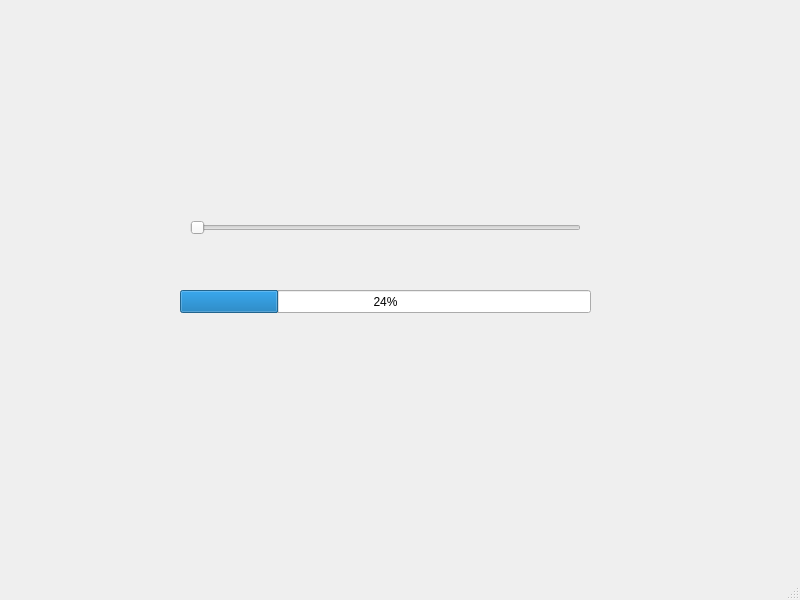
<?xml version="1.0" encoding="UTF-8"?>
<ui version="4.0">
 <class>MainWindow</class>
 <widget class="QMainWindow" name="MainWindow">
  <property name="geometry">
   <rect>
    <x>0</x>
    <y>0</y>
    <width>800</width>
    <height>600</height>
   </rect>
  </property>
  <property name="windowTitle">
   <string>MainWindow</string>
  </property>
  <widget class="QWidget" name="centralwidget">
   <widget class="QSlider" name="horizontalSlider">
    <property name="geometry">
     <rect>
      <x>190</x>
      <y>220</y>
      <width>391</width>
      <height>16</height>
     </rect>
    </property>
    <property name="orientation">
     <enum>Qt::Horizontal</enum>
    </property>
   </widget>
   <widget class="QProgressBar" name="progressBar">
    <property name="geometry">
     <rect>
      <x>180</x>
      <y>290</y>
      <width>411</width>
      <height>23</height>
     </rect>
    </property>
    <property name="value">
     <number>24</number>
    </property>
   </widget>
  </widget>
  <widget class="QMenuBar" name="menubar">
   <property name="geometry">
    <rect>
     <x>0</x>
     <y>0</y>
     <width>800</width>
     <height>22</height>
    </rect>
   </property>
  </widget>
  <widget class="QStatusBar" name="statusbar"/>
 </widget>
 <resources/>
 <connections/>
</ui>
